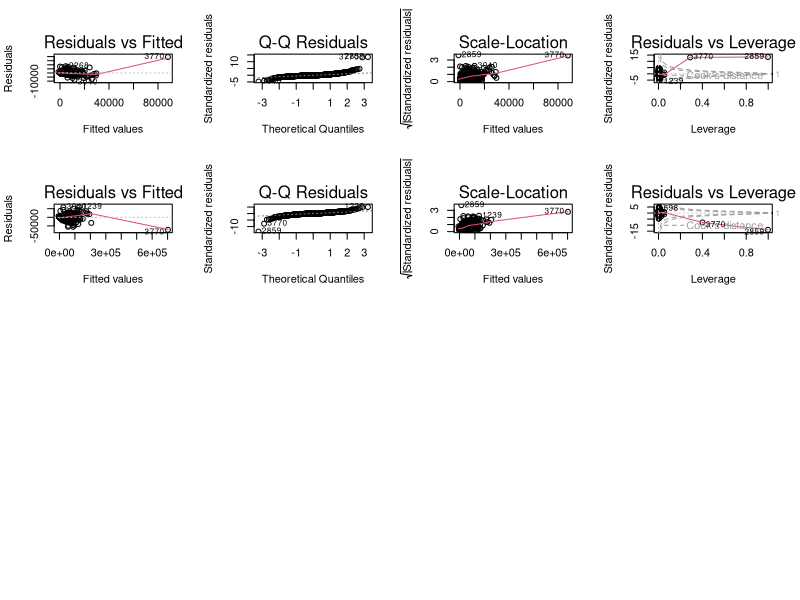
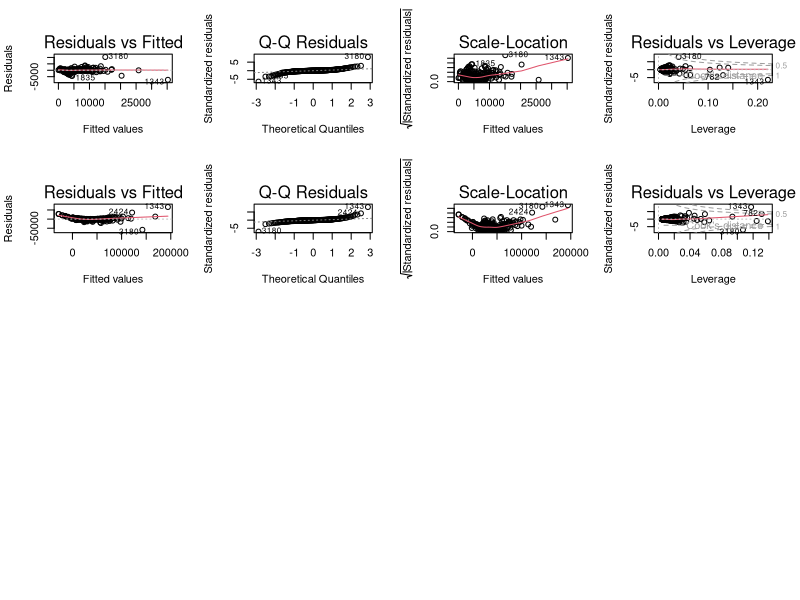

These figures' R source, in order:
library(dplyr)
data <- read.csv('./cleanData.csv', na.strings = c("", "NA"))

# Question 1 
# male
par(mfrow = c(4,4))
male_data <- data %>%
  filter(athlete.sex == "M") %>%
  na.omit()
  
male_movng_lm <- lm(moving_time ~ distance + average_speed + average_heartrate, data = male_data)
male_dist_lm <- lm(distance ~ average_speed + average_heartrate + moving_time, data = male_data)

summary(male_movng_lm)
summary(male_dist_lm)

plot(male_movng_lm)
plot(male_dist_lm)

#female
par(mfrow= c(4,4))
female_data <- data %>%
  filter(athlete.sex == "F") %>%
  na.omit()

fem_movng_lm <- lm(moving_time ~ distance + average_speed + average_heartrate, data = female_data)
fem_dist_lm <- lm(distance ~ average_speed + average_heartrate + moving_time, data = female_data)

summary(fem_movng_lm)
summary(fem_dist_lm)

plot(fem_movng_lm)
plot(fem_dist_lm)
